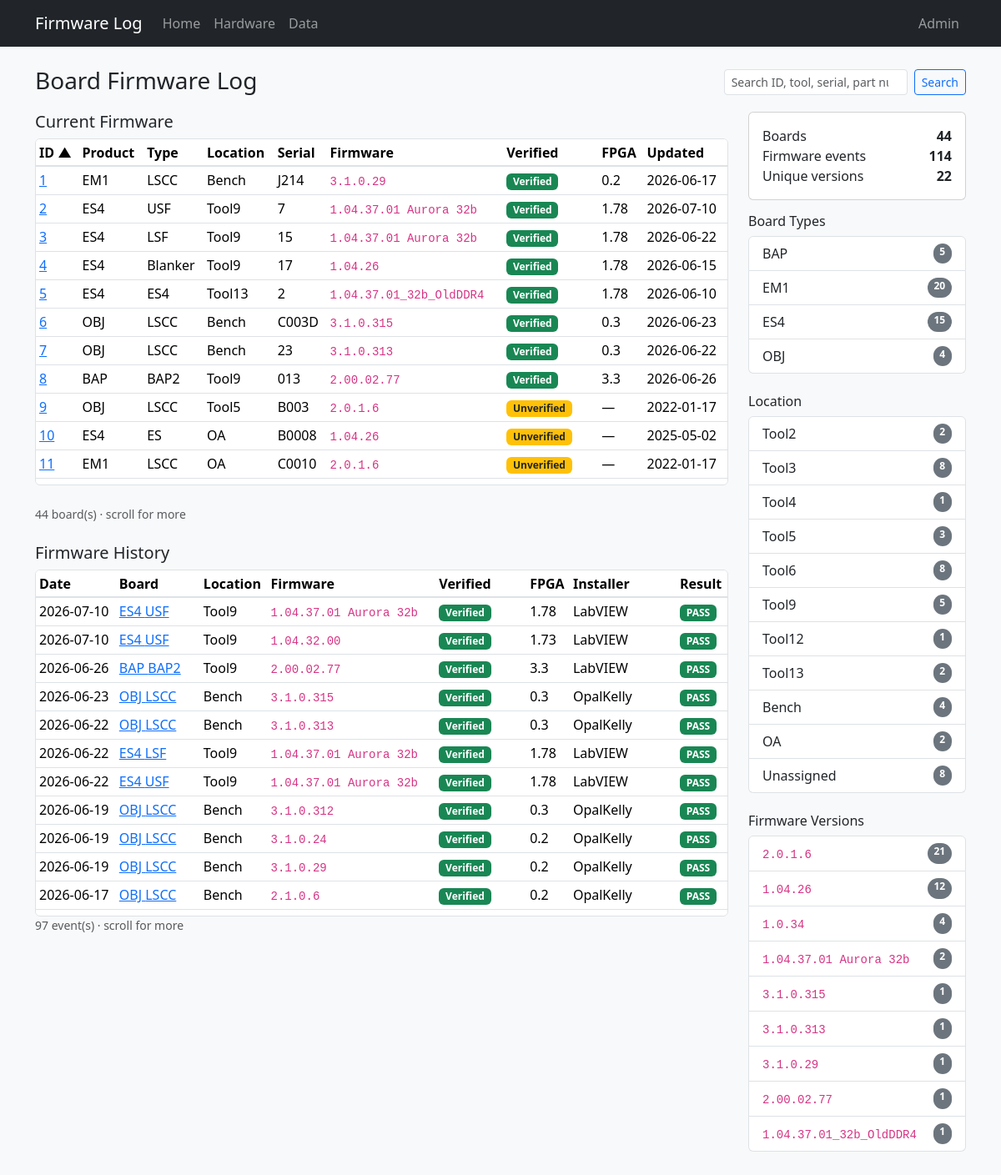
The page / on the database its author committed.
### tables this page shows
CREATE TABLE "boards" (
                board_id      INTEGER PRIMARY KEY,
                tool          TEXT,
                board_slot    TEXT,
                manufacturer  TEXT NOT NULL DEFAULT 'PDF Solutions Inc.',
                board_name    TEXT NOT NULL,
                serial        TEXT NOT NULL,
                part_number   TEXT,
                revision      TEXT,
                file_id       TEXT,
                product_name  TEXT NOT NULL,
                ddr_fbga      TEXT
            , inventory_serial TEXT, status TEXT, role TEXT, comment TEXT, open_item TEXT, po TEXT, modified_by TEXT, source_updated_at TEXT, data_source TEXT, dc_status TEXT, ac_status TEXT, gcal_status TEXT, adc_status TEXT, eeprom_status TEXT);

CREATE TABLE "firmware_history" (
                event_id    INTEGER PRIMARY KEY AUTOINCREMENT,
                board_id    INTEGER NOT NULL REFERENCES boards (board_id),
                event_date  TEXT NOT NULL,
                event_time  TEXT,
                fpga        TEXT,
                firmware    TEXT NOT NULL,
                installer   TEXT,
                result      TEXT
            );

### app.py (the view)
@app.route("/")
def index():
    product = request.args.get("product")
    firmware = request.args.get("firmware")
    tool = request.args.get("tool")
    search = request.args.get("q", "").strip()
    sort = request.args.get("sort", "board_id")
    order = request.args.get("order", "asc")
    return render_template(
        "index.html",
        boards=db.list_boards(
            product_name=product,
            firmware=firmware,
            tool=tool,
            search=search,
            sort=sort,
            order=order,
        ),
        history=db.list_history(
            product_name=product,
            firmware=firmware,
            tool=tool,
            search=search,
        ),
        stats=db.dashboard_stats(),
        fw_stats=db.firmware_stats(),
        tool_stats=db.tool_stats(),
        products=db.board_products(),
        available_firmware=db.firmware_for_product(product) if product else set(),
        available_products=db.products_for_firmware(firmware) if firmware else set(),
        available_tools=(
            db.tools_for_product(product) if product
            else db.tools_for_firmware(firmware) if firmware
            else set()
        ),
        available_products_for_tool=db.products_for_tool(tool) if tool else set(),
        available_firmware_for_tool=db.firmware_for_tool(tool) if tool else set(),
        product_filter=product,
        firmware_filter=firmware,
        tool_filter=tool,
        search=search,
        sort=sort,
        order=order,
    )

### db.py (called while the page is built)
def firmware_verified_sql(board_alias="b"):
    ids = ", ".join(str(i) for i in sorted(VERIFIED_BOARD_IDS))
    return f"""
    CASE
        WHEN {board_alias}.board_id IN ({ids}) THEN 'verified'
        WHEN {board_alias}.data_source = 'firmware_log' THEN 'verified'
        WHEN {board_alias}.tool = 'Tool13' AND {board_alias}.product_name = 'BAP' THEN 'verified'
        ELSE 'unverified'
    END
    """

def tool_sort_order_sql(tool_column="tool"):
    return f"""
    CASE
        WHEN {tool_column} = 'Unassigned' THEN 3
        WHEN {tool_column} LIKE 'Tool%' THEN 1
        ELSE 2
    END,
    CASE
        WHEN {tool_column} LIKE 'Tool%' THEN CAST(SUBSTR({tool_column}, 5) AS INTEGER)
    END,
    {tool_column} ASC
    """

def dict_row(cursor, row):
    return {col[0]: row[i] for i, col in enumerate(cursor.description)}

@contextmanager
def get_db():
    conn = sqlite3.connect(DATABASE)
    conn.row_factory = dict_row
    try:
        yield conn
    finally:
        conn.close()

def fetch_all(query, params=()):
    with get_db() as conn:
        return conn.execute(query, params).fetchall()

def fetch_one(query, params=()):
    with get_db() as conn:
        return conn.execute(query, params).fetchone()

def _board_search_clause(search, alias="b", extra_columns=()):
    if not search:
        return None, []
    like = f"%{search}%"
    columns = [col.format(a=alias) for col in BOARD_SEARCH_COLUMNS] + list(extra_columns)
    clause = "(" + " OR ".join(f"{col} LIKE ?" for col in columns) + ")"
    return clause, [like] * len(columns)

def dashboard_stats():
    return fetch_one(
        """
        SELECT
            (SELECT COUNT(*) FROM boards) AS board_count,
            (SELECT COUNT(*) FROM firmware_history) AS history_count,
            (SELECT COUNT(DISTINCT firmware) FROM firmware_history) AS firmware_versions
        """
    )

def firmware_stats():
    return fetch_all(
        """
        SELECT firmware, COUNT(*) AS board_count
        FROM current_firmware
        GROUP BY firmware
        ORDER BY board_count DESC, firmware DESC
        LIMIT 10
        """
    )

def board_products():
    return fetch_all(
        """
        SELECT product_name, COUNT(*) AS board_count
        FROM boards
        GROUP BY product_name
        ORDER BY product_name
        """
    )

### templates/index.html (shortened to what this page needs)
{% extends "base.html" %}
{% from "macros.html" import sort_link, result_badge, verified_badge %}
{% block content %}
<div class="d-flex flex-wrap justify-content-between align-items-center gap-2 mb-3">
  <div>
    <h1 class="h3 mb-1">Board Firmware Log</h1>
  </div>
  <form id="search-form" action="{{ url_for('index') }}" method="get" class="d-flex gap-2">
    <input type="search" id="board-search" name="q" value="{{ search }}" class="form-control form-control-sm" placeholder="Search ID, tool, serial, part number…">
    <button class="btn btn-sm btn-outline-primary" type="submit">Search</button>
  </form>
</div>
<div class="row g-4">
  <div class="col-lg-9">
    <h2 class="h5">Current Firmware</h2>
    <div class="table-scroll-panel mb-4">
      <table class="table table-sm table-hover align-middle mb-0">
        <thead>
          <tr>
            <th>{{ sort_link('ID', 'board_id', sort, order, product_filter, firmware_filter, tool_filter, search) }}</th>
            <th>{{ sort_link('Product', 'product_name', sort, order, product_filter, firmware_filter, tool_filter, search) }}</th>
            <th>{{ sort_link('Type', 'board_name', sort, order, product_filter, firmware_filter, tool_filter, search) }}</th>
            <th>{{ sort_link('Location', 'tool', sort, order, product_filter, firmware_filter, tool_filter, search) }}</th>
            <th>{{ sort_link('Serial', 'serial', sort, order, product_filter, firmware_filter, tool_filter, search) }}</th>
            <th class="col-firmware">{{ sort_link('Firmware', 'firmware', sort, order, product_filter, firmware_filter, tool_filter, search) }}</th>
            <th class="col-verified">Verified</th>
            <th>FPGA</th>
            <th>{{ sort_link('Updated', 'event_date', sort, order, product_filter, firmware_filter, tool_filter, search) }}</th>
          </tr>
        </thead>
        <tbody>
          {% for b in boards %}
          <tr>
            <td><a href="{{ url_for('board_detail', board_id=b.board_id) }}">{{ b.board_id }}</a></td>
            <td>{{ b.product_name }}</td>
            <td>{{ b.board_name }}</td>
            <td>{{ b.tool or '—' }}</td>
            <td>{{ b.serial }}</td>
            <td class="col-firmware">{% if b.current_firmware %}<code>{{ b.current_firmware }}</code>{% else %}<span class="text-muted">—</span>{% endif %}</td>
            <td class="col-verified">{{ verified_badge(b.firmware_verified) }}</td>
            <td>{{ b.current_fpga or '—' }}</td>
            <td>{{ b.last_update or '—' }}</td>
          </tr>
          {% else %}
          <tr><td colspan="9" class="text-muted">No boards match your filters.</td></tr>
          {% endfor %}
        </tbody>
      </table>
    </div>
    <p class="text-muted small">{{ boards|length }} board(s){% if boards|length > 12 %} · scroll for more{% endif %}</p>
    <h2 class="h5 mt-4">Firmware History</h2>
    <div class="table-scroll-panel">
      <table class="table table-sm table-hover align-middle mb-0">
        <thead>
          <tr>
            <th>Date</th>
            <th>Board</th>
            <th>Location</th>
            <th class="col-firmware">Firmware</th>
            <th class="col-verified">Verified</th>
            <th>FPGA</th>
            <th>Installer</th>
            <th>Result</th>
          </tr>
        </thead>
        <tbody>
          {% for row in history %}
          <tr>
            <td>{{ row.event_date }}</td>
            <td>
              <a href="{{ url_for('board_detail', board_id=row.board_id) }}">
                {{ row.product_name }} {{ row.board_name }}
              </a>
            </td>
            <td>{{ row.tool or '—' }}</td>
            <td class="col-firmware"><code>{{ row.firmware }}</code></td>
            <td class="col-verified">{{ verified_badge(row.firmware_verified) }}</td>
            <td>{{ row.fpga or '—' }}</td>
            <td>{{ row.installer or '—' }}</td>
            <td>{{ result_badge(row.result) }}</td>
          </tr>
          {% else %}
          <tr><td colspan="8" class="text-muted">No firmware history matches your filters.</td></tr>
          {% endfor %}
        </tbody>
      </table>
    </div>
    <p class="text-muted small">{{ history|length }} event(s){% if history|length > 10 %} · scroll for more{% endif %}</p>
  </div>
  <div class="col-lg-3">
    <div class="card mb-3">
      <div class="card-body">
        <div class="d-flex justify-content-between"><span>Boards</span><strong>{{ stats.board_count }}</strong></div>
        <div class="d-flex justify-content-between"><span>Firmware events</span><strong>{{ stats.history_count }}</strong></div>
        <div class="d-flex justify-content-between"><span>Unique versions</span><strong>{{ stats.firmware_versions }}</strong></div>
      </div>
    </div>
    <h2 class="h6">Board Types</h2>
    <div class="list-group mb-4">
      {% for p in products %}
      {% if (firmware_filter and p.product_name not in available_products and product_filter != p.product_name) or (tool_filter and p.product_name not in available_products_for_tool and product_filter != p.product_name) %}
      <span class="list-group-item d-flex justify-content-between py-2 filter-disabled" aria-disabled="true">
        <span>{{ p.product_name }}</span>
        <span class="badge text-bg-secondary rounded-pill">{{ p.board_count }}</span>
      </span>
      {% elif product_filter == p.product_name %}
      <a class="list-group-item list-group-item-action d-flex justify-content-between py-2 active"
         href="{{ url_for('index', firmware=firmware_filter, tool=tool_filter, q=search) }}">
        <span>{{ p.product_name }}</span>
        <span class="badge text-bg-light rounded-pill">{{ p.board_count }}</span>
      </a>
      {% else %}
      <a class="list-group-item list-group-item-action d-flex justify-content-between py-2"
         href="{{ url_for('index', product=p.product_name, firmware=firmware_filter, tool=tool_filter, q=search) }}">
        <span>{{ p.product_name }}</span>
        <span class="badge text-bg-secondary rounded-pill">{{ p.board_count }}</span>
      </a>
      {% endif %}
      {% endfor %}
    </div>
    <h2 class="h6">Location</h2>
    <div class="list-group mb-4">
      {% for row in tool_stats %}
      {% if (product_filter and row.tool not in available_tools and tool_filter != row.tool) or (firmware_filter and row.tool not in available_tools and tool_filter != row.tool) %}
      <span class="list-group-item d-flex justify-content-between py-2 filter-disabled" aria-disabled="true">
        <span>{{ row.tool }}</span>
        <span class="badge text-bg-secondary rounded-pill">{{ row.board_count }}</span>
      </span>
      {% elif tool_filter == row.tool %}
      <a class="list-group-item list-group-item-action d-flex justify-content-between py-2 active"
         href="{{ url_for('index', product=product_filter, firmware=firmware_filter, q=search) }}">
        <span>{{ row.tool }}</span>
        <span class="badge text-bg-light rounded-pill">{{ row.board_count }}</span>
      </a>
      {% else %}
      <a class="list-group-item list-group-item-action d-flex justify-content-between py-2"
         href="{{ url_for('index', product=product_filter, firmware=firmware_filter, tool=row.tool, q=search) }}">
        <span>{{ row.tool }}</span>
        <span class="badge text-bg-secondary rounded-pill">{{ row.board_count }}</span>
      </a>
      {% endif %}
      {% endfor %}
    </div>
    <h2 class="h6">Firmware Versions</h2>
    <div class="list-group">
      {% for row in fw_stats %}
      {% if (product_filter and row.firmware not in available_firmware and firmware_filter != row.firmware) or (tool_filter and row.firmware not in available_firmware_for_tool and firmware_filter != row.firmware) %}
      <span class="list-group-item d-flex justify-content-between py-2 filter-disabled" aria-disabled="true">
        <span><code class="small">{{ row.firmware }}</code></span>
        <span class="badge text-bg-secondary rounded-pill">{{ row.board_count }}</span>
      </span>
      {% else %}
      <a class="list-group-item list-group-item-action d-flex justify-content-between py-2"
         href="{{ url_for('index', firmware=row.firmware, product=product_filter, tool=tool_filter, q=search) }}">
        <span><code class="small">{{ row.firmware }}</code></span>
        <span class="badge text-bg-secondary rounded-pill">{{ row.board_count }}</span>
      </a>
      {% endif %}
      {% else %}
      <div class="list-group-item text-muted py-2">No data.</div>
      {% endfor %}
    </div>
  </div>
</div>
{% endblock %}

### templates/macros.html (shortened to what this page needs)
{% macro result_badge(result) -%}
  {% if result %}
    {% set r = result|upper %}
    {% if r == 'PASS' %}
      <span class="badge text-bg-success">PASS</span>
    {% elif r == 'FAIL' %}
      <span class="badge text-bg-danger">FAIL</span>
    {% else %}
      <span class="badge text-bg-secondary">{{ result }}</span>
    {% endif %}
  {% else %}
    <span class="text-muted">—</span>
  {% endif %}
{%- endmacro %}
{% macro sort_link(label, column, sort, order, product=None, firmware=None, tool=None, q=None) -%}
  {% set new_order = 'desc' if sort == column and order == 'asc' else 'asc' %}
  <a href="{{ url_for('index', sort=column, order=new_order, product=product, firmware=firmware, tool=tool, q=q) }}" class="text-decoration-none text-reset">
    {{ label }}{% if sort == column %} {% if order == 'asc' %}▲{% else %}▼{% endif %}{% endif %}
  </a>
{%- endmacro %}
{% macro verified_badge(status) -%}
  {% if status == 'verified' %}
    <span class="badge text-bg-success">Verified</span>
  {% elif status == 'unverified' %}
    <span class="badge text-bg-warning text-dark">Unverified</span>
  {% else %}
    <span class="text-muted">—</span>
  {% endif %}
{%- endmacro %}

### static/style.css (style rules this page uses)
body { background-color: #f8f9fa; }
code { font-size: 0.875em; }
.table th { white-space: nowrap; }
.table-scroll-panel { max-height: 26rem; overflow: auto; border: 1px solid var(--bs-border-color); border-radius: var(--bs-border-radius); background-color: #fff; }
.table-scroll-panel th.col-firmware, .table-scroll-panel td.col-firmware, .table-scroll-panel th.col-verified, .table-scroll-panel td.col-verified { white-space: nowrap; }
.table-scroll-panel th.col-verified, .table-scroll-panel td.col-verified { min-width: 6.5rem; }
.table-scroll-panel thead th { position: sticky; top: 0; z-index: 1; background-color: #fff; box-shadow: inset 0 -1px 0 var(--bs-border-color); }
.table-scroll-panel thead th.col-firmware, .table-scroll-panel thead th.col-verified { z-index: 3; }

### rows shown on the page
boards: board_id "1", product_name "EM1", board_name "LSCC", tool "Bench", serial "J214", current_firmware "3.1.0.29", current_fpga "0.2", last_update "2026-06-17"
boards: board_id "2", product_name "ES4", board_name "USF", tool "Tool9", serial "7", current_firmware "1.04.37.01 Aurora 32b", current_fpga "1.78", last_update "2026-07-10", board_count "5"
boards: board_id "3", product_name "ES4", board_name "LSF", tool "Tool9", serial "15", current_firmware "1.04.37.01 Aurora 32b", current_fpga "1.78", last_update "2026-06-22"
boards: board_id "4", product_name "ES4", board_name "Blanker", tool "Tool9", serial "17", current_firmware "1.04.26", current_fpga "1.78", last_update "2026-06-15"
boards: board_id "5", product_name "ES4", board_name "ES4", tool "Tool13", serial "2", current_firmware "1.04.37.01_32b_OldDDR4", current_fpga "1.78", last_update "2026-06-10", board_count "2"
firmware_history: board_id "6", product_name "OBJ", board_name "LSCC", tool "Bench", serial "C003D", current_firmware "3.1.0.315", fpga "0.3", event_date "2026-06-23", firmware "3.1.0.315", installer "OpalKelly", result "PASS"
firmware_history: board_id "7", product_name "OBJ", board_name "LSCC", tool "Bench", serial "23", current_firmware "3.1.0.313", fpga "0.3", event_date "2026-06-22", firmware "3.1.0.313", installer "OpalKelly", result "PASS"
firmware_history: board_id "8", product_name "BAP", board_name "BAP2", tool "Tool9", serial "013", current_firmware "2.00.02.77", fpga "3.3", event_date "2026-06-26", firmware "2.00.02.77", installer "LabVIEW", result "PASS"
boards: board_id "9", product_name "OBJ", board_name "LSCC", tool "Tool5", serial "B003", current_firmware "2.0.1.6", shows "Unverified", current_fpga "—", last_update "2022-01-17"
boards: board_id "10", product_name "ES4", board_name "ES", tool "OA", serial "B0008", current_firmware "1.04.26", shows "Unverified", current_fpga "—", last_update "2025-05-02"
boards: board_id "11", product_name "EM1", board_name "LSCC", tool "OA", serial "C0010", current_firmware "2.0.1.6", shows "Unverified", current_fpga "—", last_update "2022-01-17"
firmware_history: event_date "2026-07-10", product_name "ES4", board_name "USF", tool "Tool9", firmware "1.04.37.01 Aurora 32b", fpga "1.78", installer "LabVIEW", result "PASS"
firmware_history: event_date "2026-07-10", product_name "ES4", board_name "USF", tool "Tool9", firmware "1.04.32.00", fpga "1.73", installer "LabVIEW", result "PASS"
firmware_history: event_date "2026-06-22", product_name "ES4", board_name "LSF", tool "Tool9", firmware "1.04.37.01 Aurora 32b", fpga "1.78", installer "LabVIEW", result "PASS"
firmware_history: event_date "2026-06-22", product_name "ES4", board_name "USF", tool "Tool9", firmware "1.04.37.01 Aurora 32b", fpga "1.78", installer "LabVIEW", result "PASS"
firmware_history: event_date "2026-06-19", product_name "OBJ", board_name "LSCC", tool "Bench", firmware "3.1.0.312", fpga "0.3", installer "OpalKelly", result "PASS"
firmware_history: event_date "2026-06-19", product_name "OBJ", board_name "LSCC", tool "Bench", firmware "3.1.0.24", fpga "0.2", installer "OpalKelly", result "PASS"
firmware_history: event_date "2026-06-19", product_name "OBJ", board_name "LSCC", tool "Bench", firmware "3.1.0.29", fpga "0.2", installer "OpalKelly", result "PASS"
firmware_history: event_date "2026-06-17", product_name "OBJ", board_name "LSCC", tool "Bench", firmware "2.1.0.6", fpga "0.2", installer "OpalKelly", result "PASS"
boards: product_name "EM1", board_count "20"

### other values the page prints
{{ label }} "ID Product Type Location Serial Firmware Updated"
{{ boards|length }} "44"
{{ history|length }} "97"
{{ stats.board_count }} "44"
{{ stats.history_count }} "114"
{{ stats.firmware_versions }} "22"
{{ p.product_name }} "BAP" "ES4" "OBJ"
{{ p.board_count }} "5" "15" "4"
{{ row.tool }} "Tool2" "Tool3" "Tool4" "Tool5" "Tool6" "Tool12" "Bench" "OA" "Unassigned"
{{ row.board_count }} "2" "8" "1" "3" "8" "1" "4" "2" "8"
{{ row.firmware }} "2.0.1.6" "1.04.26" "1.0.34" "1.04.37.01 Aurora 32b" "3.1.0.315" "3.1.0.313" "3.1.0.29" "2.00.02.77" "1.04.37.01_32b_OldDDR4"
{{ row.board_count }} "21" "12" "4" "2" "1" "1" "1" "1" "1"
